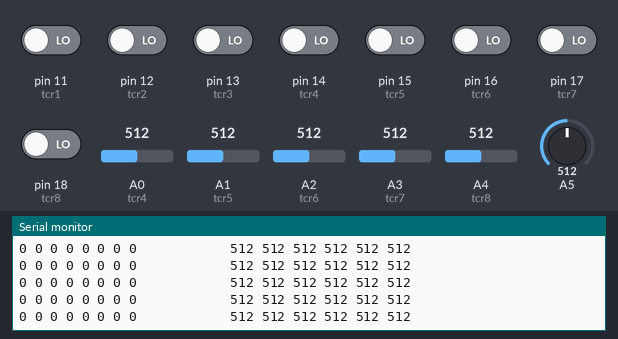
Recording of a sketch running on a simulated Arduino Uno, built with avr-gcc and run on an emulated ATmega328P. On the bench: the last lines printed to the serial monitor. The test bench sets the inputs (shaded band); at power-on: pin 11 (tcr1), pin 12 (tcr2), pin 13 (tcr3), pin 14 (tcr4), pin 15 (tcr5), pin 16 (tcr6), pin 17 (tcr7), pin 18 (tcr8) LOW, A0 (tcr4) = 512, A1 (tcr5) = 512, A2 (tcr6) = 512, A3 (tcr7) = 512, A4 (tcr8) = 512, A5 = 512.

Above: at 1.2 s.
1.3 s: A0 (tcr4) set to 104
At 1.42 s:
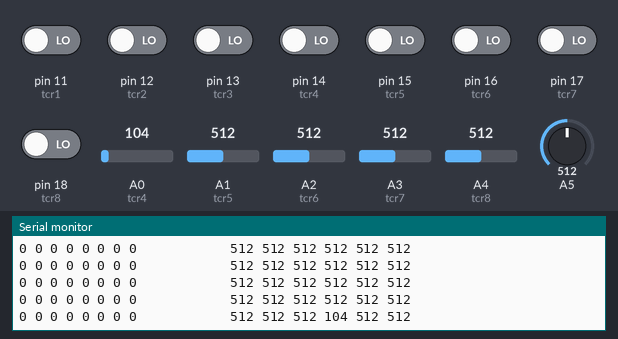
4.3 s: A0 (tcr4) set to 89
At 4.34 s:
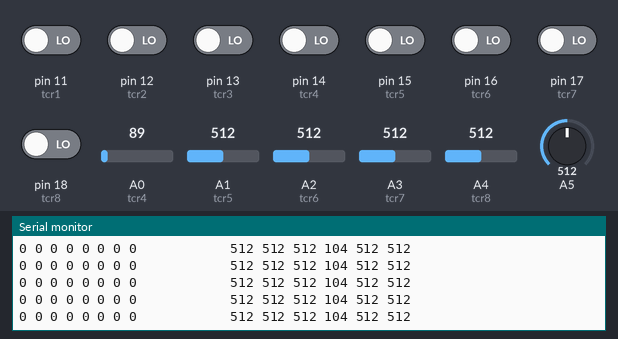
7.3 s: A1 (tcr5) set to 110
At 7.31 s:
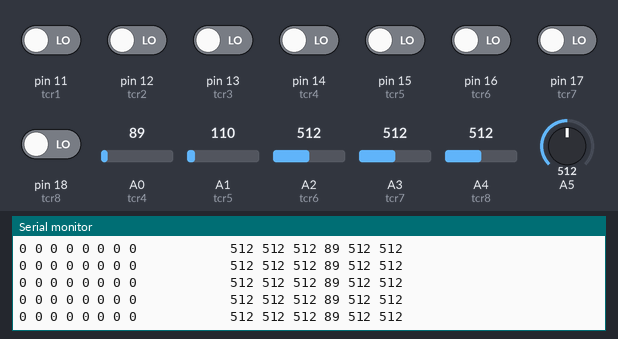
10.3 s: A1 (tcr5) set to 91
At 10.33 s:
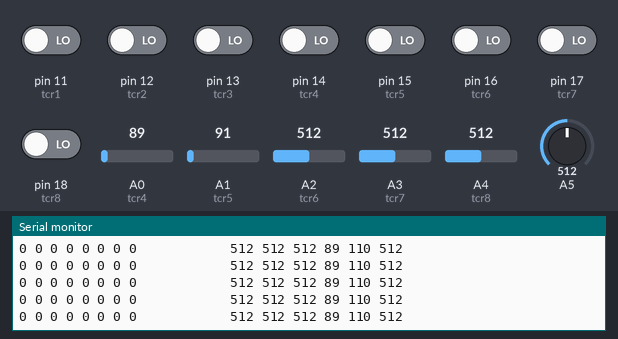
13.3 s: A2 (tcr6) set to 106
At 13.3 s:
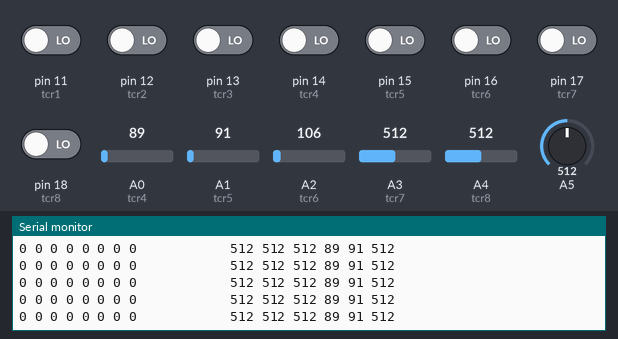
14.8 s: A2 (tcr6) set to 95
At 14.81 s:
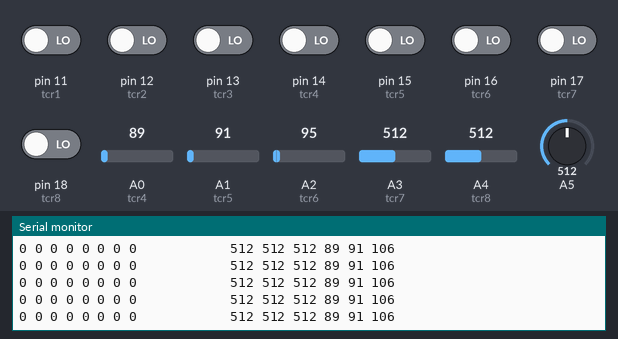

Measured:
- after the input at 1.3 s, the serial monitor: prints a new line after 0.11 s (image 1)

The sketch:

prueba_de_los_sensores_qtr-8A_monitor_serial.ino
```cpp
///PINES SENSORES SEGUIDORES
const int tcr1=11;
const int tcr2=12;
const int tcr3=13;
const int tcr4=14;
const int tcr5=15;
const int tcr6=16;
const int tcr7=17;
const int tcr8=18;
int sen1,sen2,sen3,sen4,sen5,sen6,sen7,sen8;
int sen1a,sen2a,sen3a,sen4a,sen5a,sen6a;
void setup()
{
  pinMode (tcr1,INPUT);
  pinMode (tcr2,INPUT);
  pinMode (tcr3,INPUT);
  pinMode (tcr4,INPUT);
  pinMode (tcr5,INPUT);
  pinMode (tcr6,INPUT);
  pinMode (tcr7,INPUT);
  pinMode (tcr8,INPUT);
  Serial.begin(9600);
}
void loop ()
{
  sen1=digitalRead(tcr1);
  sen2=digitalRead(tcr2);
  sen3=digitalRead(tcr3);
  sen4=digitalRead(tcr4);
  sen5=digitalRead(tcr5);
  sen6=digitalRead(tcr6);
  sen7=digitalRead(tcr7);
  sen8=digitalRead(tcr8);
  sen1a=analogRead(tcr1);
  sen2a=analogRead(tcr2);
  sen3a=analogRead(tcr3);
  sen4a=analogRead(tcr4);
  sen5a=analogRead(tcr5);
  sen6a=analogRead(tcr6);
  Serial.print(sen1 );
  Serial.print(" ");
  Serial.print(sen2 );
   Serial.print(" ");
  Serial.print(sen3 );
   Serial.print(" ");
  Serial.print(sen4 );
   Serial.print(" ");
  Serial.print(sen5);
   Serial.print(" ");
  Serial.print(sen6);
   Serial.print(" ");
  Serial.print(sen7);
   Serial.print(" ");
  Serial.print(sen8);

 Serial.print(" ");
 Serial.print(" ");
 Serial.print(" ");
 Serial.print(" ");
 Serial.print(" ");
 Serial.print(" ");
 Serial.print(" ");
 Serial.print(" ");
 Serial.print(" ");
 Serial.print(" ");
 Serial.print(" ");
 Serial.print(" ");

  Serial.print(sen1a );
  Serial.print(" ");
  Serial.print(sen2a );
   Serial.print(" ");
  Serial.print(sen3a );
   Serial.print(" ");
  Serial.print(sen4a );
   Serial.print(" ");
  Serial.print(sen5a);
   Serial.print(" ");
  Serial.println(sen6a);
  delay (5);
}
```
